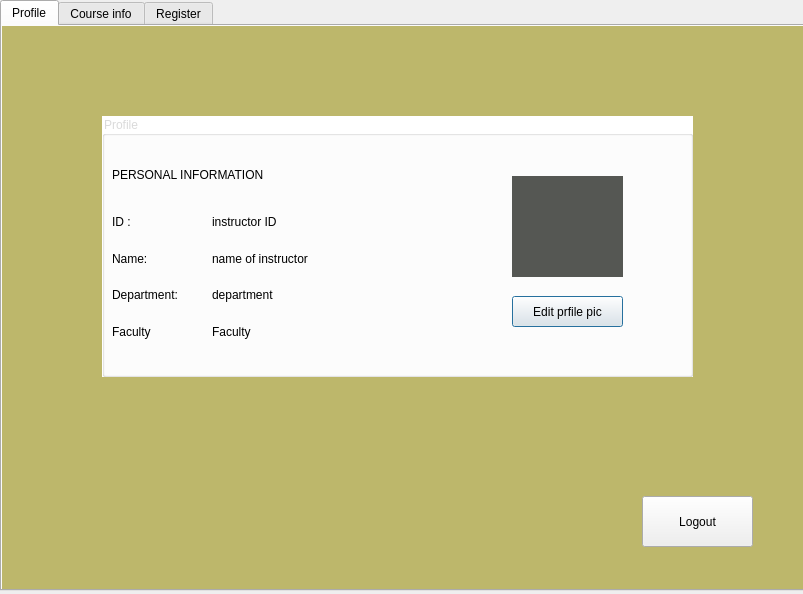
<?xml version="1.0" encoding="UTF-8"?>
<ui version="4.0">
 <class>Instructor</class>
 <widget class="QDialog" name="Instructor">
  <property name="geometry">
   <rect>
    <x>0</x>
    <y>0</y>
    <width>803</width>
    <height>594</height>
   </rect>
  </property>
  <property name="palette">
   <palette>
    <active/>
    <inactive/>
    <disabled/>
   </palette>
  </property>
  <property name="windowTitle">
   <string>Instructor Page</string>
  </property>
  <widget class="QTabWidget" name="instructorpage">
   <property name="geometry">
    <rect>
     <x>0</x>
     <y>0</y>
     <width>841</width>
     <height>591</height>
    </rect>
   </property>
   <property name="styleSheet">
    <string notr="true">#coursetab{
	background-color:  rgb(189,183,107)
}
#profiletab{
	background-color:  rgb(189,183,107)
}</string>
   </property>
   <property name="currentIndex">
    <number>0</number>
   </property>
   <widget class="QWidget" name="profiletab">
    <attribute name="title">
     <string>Profile</string>
    </attribute>
    <widget class="QGroupBox" name="instructorprofile">
     <property name="geometry">
      <rect>
       <x>100</x>
       <y>90</y>
       <width>591</width>
       <height>261</height>
      </rect>
     </property>
     <property name="palette">
      <palette>
       <active>
        <colorrole role="WindowText">
         <brush brushstyle="SolidPattern">
          <color alpha="255">
           <red>218</red>
           <green>218</green>
           <blue>218</blue>
          </color>
         </brush>
        </colorrole>
        <colorrole role="Button">
         <brush brushstyle="SolidPattern">
          <color alpha="255">
           <red>255</red>
           <green>255</green>
           <blue>255</blue>
          </color>
         </brush>
        </colorrole>
        <colorrole role="Base">
         <brush brushstyle="SolidPattern">
          <color alpha="255">
           <red>255</red>
           <green>255</green>
           <blue>255</blue>
          </color>
         </brush>
        </colorrole>
        <colorrole role="Window">
         <brush brushstyle="SolidPattern">
          <color alpha="255">
           <red>255</red>
           <green>255</green>
           <blue>255</blue>
          </color>
         </brush>
        </colorrole>
       </active>
       <inactive>
        <colorrole role="WindowText">
         <brush brushstyle="SolidPattern">
          <color alpha="255">
           <red>218</red>
           <green>218</green>
           <blue>218</blue>
          </color>
         </brush>
        </colorrole>
        <colorrole role="Button">
         <brush brushstyle="SolidPattern">
          <color alpha="255">
           <red>255</red>
           <green>255</green>
           <blue>255</blue>
          </color>
         </brush>
        </colorrole>
        <colorrole role="Base">
         <brush brushstyle="SolidPattern">
          <color alpha="255">
           <red>255</red>
           <green>255</green>
           <blue>255</blue>
          </color>
         </brush>
        </colorrole>
        <colorrole role="Window">
         <brush brushstyle="SolidPattern">
          <color alpha="255">
           <red>255</red>
           <green>255</green>
           <blue>255</blue>
          </color>
         </brush>
        </colorrole>
       </inactive>
       <disabled>
        <colorrole role="WindowText">
         <brush brushstyle="SolidPattern">
          <color alpha="96">
           <red>164</red>
           <green>166</green>
           <blue>168</blue>
          </color>
         </brush>
        </colorrole>
        <colorrole role="Button">
         <brush brushstyle="SolidPattern">
          <color alpha="255">
           <red>255</red>
           <green>255</green>
           <blue>255</blue>
          </color>
         </brush>
        </colorrole>
        <colorrole role="Base">
         <brush brushstyle="SolidPattern">
          <color alpha="255">
           <red>255</red>
           <green>255</green>
           <blue>255</blue>
          </color>
         </brush>
        </colorrole>
        <colorrole role="Window">
         <brush brushstyle="SolidPattern">
          <color alpha="255">
           <red>255</red>
           <green>255</green>
           <blue>255</blue>
          </color>
         </brush>
        </colorrole>
       </disabled>
      </palette>
     </property>
     <property name="styleSheet">
      <string notr="true">#instructorprofile{
	background-color: white
}</string>
     </property>
     <property name="title">
      <string>Profile</string>
     </property>
     <widget class="QLabel" name="label_5">
      <property name="geometry">
       <rect>
        <x>10</x>
        <y>50</y>
        <width>191</width>
        <height>17</height>
       </rect>
      </property>
      <property name="palette">
       <palette>
        <active>
         <colorrole role="WindowText">
          <brush brushstyle="SolidPattern">
           <color alpha="255">
            <red>0</red>
            <green>0</green>
            <blue>0</blue>
           </color>
          </brush>
         </colorrole>
         <colorrole role="Text">
          <brush brushstyle="SolidPattern">
           <color alpha="255">
            <red>0</red>
            <green>0</green>
            <blue>0</blue>
           </color>
          </brush>
         </colorrole>
         <colorrole role="ButtonText">
          <brush brushstyle="SolidPattern">
           <color alpha="255">
            <red>0</red>
            <green>0</green>
            <blue>0</blue>
           </color>
          </brush>
         </colorrole>
         <colorrole role="PlaceholderText">
          <brush brushstyle="NoBrush">
           <color alpha="128">
            <red>0</red>
            <green>0</green>
            <blue>0</blue>
           </color>
          </brush>
         </colorrole>
        </active>
        <inactive>
         <colorrole role="WindowText">
          <brush brushstyle="SolidPattern">
           <color alpha="255">
            <red>0</red>
            <green>0</green>
            <blue>0</blue>
           </color>
          </brush>
         </colorrole>
         <colorrole role="Text">
          <brush brushstyle="SolidPattern">
           <color alpha="255">
            <red>0</red>
            <green>0</green>
            <blue>0</blue>
           </color>
          </brush>
         </colorrole>
         <colorrole role="ButtonText">
          <brush brushstyle="SolidPattern">
           <color alpha="255">
            <red>0</red>
            <green>0</green>
            <blue>0</blue>
           </color>
          </brush>
         </colorrole>
         <colorrole role="PlaceholderText">
          <brush brushstyle="NoBrush">
           <color alpha="128">
            <red>0</red>
            <green>0</green>
            <blue>0</blue>
           </color>
          </brush>
         </colorrole>
        </inactive>
        <disabled>
         <colorrole role="WindowText">
          <brush brushstyle="SolidPattern">
           <color alpha="255">
            <red>0</red>
            <green>0</green>
            <blue>0</blue>
           </color>
          </brush>
         </colorrole>
         <colorrole role="Text">
          <brush brushstyle="SolidPattern">
           <color alpha="255">
            <red>0</red>
            <green>0</green>
            <blue>0</blue>
           </color>
          </brush>
         </colorrole>
         <colorrole role="ButtonText">
          <brush brushstyle="SolidPattern">
           <color alpha="255">
            <red>0</red>
            <green>0</green>
            <blue>0</blue>
           </color>
          </brush>
         </colorrole>
         <colorrole role="PlaceholderText">
          <brush brushstyle="NoBrush">
           <color alpha="128">
            <red>0</red>
            <green>0</green>
            <blue>0</blue>
           </color>
          </brush>
         </colorrole>
        </disabled>
       </palette>
      </property>
      <property name="styleSheet">
       <string notr="true">#label_2{
	color: black
}</string>
      </property>
      <property name="text">
       <string>PERSONAL INFORMATION</string>
      </property>
     </widget>
     <widget class="QWidget" name="layoutWidget">
      <property name="geometry">
       <rect>
        <x>10</x>
        <y>90</y>
        <width>93</width>
        <height>141</height>
       </rect>
      </property>
      <layout class="QVBoxLayout" name="verticalLayout">
       <item>
        <widget class="QLabel" name="label_6">
         <property name="palette">
          <palette>
           <active>
            <colorrole role="WindowText">
             <brush brushstyle="SolidPattern">
              <color alpha="255">
               <red>0</red>
               <green>0</green>
               <blue>0</blue>
              </color>
             </brush>
            </colorrole>
            <colorrole role="Text">
             <brush brushstyle="SolidPattern">
              <color alpha="255">
               <red>0</red>
               <green>0</green>
               <blue>0</blue>
              </color>
             </brush>
            </colorrole>
            <colorrole role="ButtonText">
             <brush brushstyle="SolidPattern">
              <color alpha="255">
               <red>0</red>
               <green>0</green>
               <blue>0</blue>
              </color>
             </brush>
            </colorrole>
            <colorrole role="PlaceholderText">
             <brush brushstyle="NoBrush">
              <color alpha="128">
               <red>0</red>
               <green>0</green>
               <blue>0</blue>
              </color>
             </brush>
            </colorrole>
           </active>
           <inactive>
            <colorrole role="WindowText">
             <brush brushstyle="SolidPattern">
              <color alpha="255">
               <red>0</red>
               <green>0</green>
               <blue>0</blue>
              </color>
             </brush>
            </colorrole>
            <colorrole role="Text">
             <brush brushstyle="SolidPattern">
              <color alpha="255">
               <red>0</red>
               <green>0</green>
               <blue>0</blue>
              </color>
             </brush>
            </colorrole>
            <colorrole role="ButtonText">
             <brush brushstyle="SolidPattern">
              <color alpha="255">
               <red>0</red>
               <green>0</green>
               <blue>0</blue>
              </color>
             </brush>
            </colorrole>
            <colorrole role="PlaceholderText">
             <brush brushstyle="NoBrush">
              <color alpha="128">
               <red>0</red>
               <green>0</green>
               <blue>0</blue>
              </color>
             </brush>
            </colorrole>
           </inactive>
           <disabled>
            <colorrole role="WindowText">
             <brush brushstyle="SolidPattern">
              <color alpha="255">
               <red>0</red>
               <green>0</green>
               <blue>0</blue>
              </color>
             </brush>
            </colorrole>
            <colorrole role="Text">
             <brush brushstyle="SolidPattern">
              <color alpha="255">
               <red>0</red>
               <green>0</green>
               <blue>0</blue>
              </color>
             </brush>
            </colorrole>
            <colorrole role="ButtonText">
             <brush brushstyle="SolidPattern">
              <color alpha="255">
               <red>0</red>
               <green>0</green>
               <blue>0</blue>
              </color>
             </brush>
            </colorrole>
            <colorrole role="PlaceholderText">
             <brush brushstyle="NoBrush">
              <color alpha="128">
               <red>0</red>
               <green>0</green>
               <blue>0</blue>
              </color>
             </brush>
            </colorrole>
           </disabled>
          </palette>
         </property>
         <property name="styleSheet">
          <string notr="true">#label_2{
	color: black
}</string>
         </property>
         <property name="text">
          <string>ID : </string>
         </property>
        </widget>
       </item>
       <item>
        <widget class="QLabel" name="label_7">
         <property name="palette">
          <palette>
           <active>
            <colorrole role="WindowText">
             <brush brushstyle="SolidPattern">
              <color alpha="255">
               <red>0</red>
               <green>0</green>
               <blue>0</blue>
              </color>
             </brush>
            </colorrole>
            <colorrole role="Text">
             <brush brushstyle="SolidPattern">
              <color alpha="255">
               <red>0</red>
               <green>0</green>
               <blue>0</blue>
              </color>
             </brush>
            </colorrole>
            <colorrole role="ButtonText">
             <brush brushstyle="SolidPattern">
              <color alpha="255">
               <red>0</red>
               <green>0</green>
               <blue>0</blue>
              </color>
             </brush>
            </colorrole>
            <colorrole role="PlaceholderText">
             <brush brushstyle="NoBrush">
              <color alpha="128">
               <red>0</red>
               <green>0</green>
               <blue>0</blue>
              </color>
             </brush>
            </colorrole>
           </active>
           <inactive>
            <colorrole role="WindowText">
             <brush brushstyle="SolidPattern">
              <color alpha="255">
               <red>0</red>
               <green>0</green>
               <blue>0</blue>
              </color>
             </brush>
            </colorrole>
            <colorrole role="Text">
             <brush brushstyle="SolidPattern">
              <color alpha="255">
               <red>0</red>
               <green>0</green>
               <blue>0</blue>
              </color>
             </brush>
            </colorrole>
            <colorrole role="ButtonText">
             <brush brushstyle="SolidPattern">
              <color alpha="255">
               <red>0</red>
               <green>0</green>
               <blue>0</blue>
              </color>
             </brush>
            </colorrole>
            <colorrole role="PlaceholderText">
             <brush brushstyle="NoBrush">
              <color alpha="128">
               <red>0</red>
               <green>0</green>
               <blue>0</blue>
              </color>
             </brush>
            </colorrole>
           </inactive>
           <disabled>
            <colorrole role="WindowText">
             <brush brushstyle="SolidPattern">
              <color alpha="255">
               <red>0</red>
               <green>0</green>
               <blue>0</blue>
              </color>
             </brush>
            </colorrole>
            <colorrole role="Text">
             <brush brushstyle="SolidPattern">
              <color alpha="255">
               <red>0</red>
               <green>0</green>
               <blue>0</blue>
              </color>
             </brush>
            </colorrole>
            <colorrole role="ButtonText">
             <brush brushstyle="SolidPattern">
              <color alpha="255">
               <red>0</red>
               <green>0</green>
               <blue>0</blue>
              </color>
             </brush>
            </colorrole>
            <colorrole role="PlaceholderText">
             <brush brushstyle="NoBrush">
              <color alpha="128">
               <red>0</red>
               <green>0</green>
               <blue>0</blue>
              </color>
             </brush>
            </colorrole>
           </disabled>
          </palette>
         </property>
         <property name="styleSheet">
          <string notr="true">#label_2{
	color: black
}</string>
         </property>
         <property name="text">
          <string>Name: </string>
         </property>
        </widget>
       </item>
       <item>
        <widget class="QLabel" name="label_2">
         <property name="palette">
          <palette>
           <active>
            <colorrole role="WindowText">
             <brush brushstyle="SolidPattern">
              <color alpha="255">
               <red>0</red>
               <green>0</green>
               <blue>0</blue>
              </color>
             </brush>
            </colorrole>
            <colorrole role="Text">
             <brush brushstyle="SolidPattern">
              <color alpha="255">
               <red>0</red>
               <green>0</green>
               <blue>0</blue>
              </color>
             </brush>
            </colorrole>
            <colorrole role="ButtonText">
             <brush brushstyle="SolidPattern">
              <color alpha="255">
               <red>0</red>
               <green>0</green>
               <blue>0</blue>
              </color>
             </brush>
            </colorrole>
            <colorrole role="PlaceholderText">
             <brush brushstyle="SolidPattern">
              <color alpha="255">
               <red>0</red>
               <green>0</green>
               <blue>0</blue>
              </color>
             </brush>
            </colorrole>
           </active>
           <inactive>
            <colorrole role="WindowText">
             <brush brushstyle="SolidPattern">
              <color alpha="255">
               <red>0</red>
               <green>0</green>
               <blue>0</blue>
              </color>
             </brush>
            </colorrole>
            <colorrole role="Text">
             <brush brushstyle="SolidPattern">
              <color alpha="255">
               <red>0</red>
               <green>0</green>
               <blue>0</blue>
              </color>
             </brush>
            </colorrole>
            <colorrole role="ButtonText">
             <brush brushstyle="SolidPattern">
              <color alpha="255">
               <red>0</red>
               <green>0</green>
               <blue>0</blue>
              </color>
             </brush>
            </colorrole>
            <colorrole role="PlaceholderText">
             <brush brushstyle="SolidPattern">
              <color alpha="255">
               <red>0</red>
               <green>0</green>
               <blue>0</blue>
              </color>
             </brush>
            </colorrole>
           </inactive>
           <disabled>
            <colorrole role="WindowText">
             <brush brushstyle="SolidPattern">
              <color alpha="255">
               <red>0</red>
               <green>0</green>
               <blue>0</blue>
              </color>
             </brush>
            </colorrole>
            <colorrole role="Text">
             <brush brushstyle="SolidPattern">
              <color alpha="255">
               <red>0</red>
               <green>0</green>
               <blue>0</blue>
              </color>
             </brush>
            </colorrole>
            <colorrole role="ButtonText">
             <brush brushstyle="SolidPattern">
              <color alpha="255">
               <red>0</red>
               <green>0</green>
               <blue>0</blue>
              </color>
             </brush>
            </colorrole>
            <colorrole role="PlaceholderText">
             <brush brushstyle="SolidPattern">
              <color alpha="255">
               <red>0</red>
               <green>0</green>
               <blue>0</blue>
              </color>
             </brush>
            </colorrole>
           </disabled>
          </palette>
         </property>
         <property name="styleSheet">
          <string notr="true">#label_2{
	color: black
}</string>
         </property>
         <property name="text">
          <string>Department: </string>
         </property>
        </widget>
       </item>
       <item>
        <widget class="QLabel" name="label_14">
         <property name="palette">
          <palette>
           <active>
            <colorrole role="WindowText">
             <brush brushstyle="SolidPattern">
              <color alpha="255">
               <red>0</red>
               <green>0</green>
               <blue>0</blue>
              </color>
             </brush>
            </colorrole>
            <colorrole role="Text">
             <brush brushstyle="SolidPattern">
              <color alpha="255">
               <red>0</red>
               <green>0</green>
               <blue>0</blue>
              </color>
             </brush>
            </colorrole>
            <colorrole role="ButtonText">
             <brush brushstyle="SolidPattern">
              <color alpha="255">
               <red>0</red>
               <green>0</green>
               <blue>0</blue>
              </color>
             </brush>
            </colorrole>
            <colorrole role="PlaceholderText">
             <brush brushstyle="SolidPattern">
              <color alpha="255">
               <red>0</red>
               <green>0</green>
               <blue>0</blue>
              </color>
             </brush>
            </colorrole>
           </active>
           <inactive>
            <colorrole role="WindowText">
             <brush brushstyle="SolidPattern">
              <color alpha="255">
               <red>0</red>
               <green>0</green>
               <blue>0</blue>
              </color>
             </brush>
            </colorrole>
            <colorrole role="Text">
             <brush brushstyle="SolidPattern">
              <color alpha="255">
               <red>0</red>
               <green>0</green>
               <blue>0</blue>
              </color>
             </brush>
            </colorrole>
            <colorrole role="ButtonText">
             <brush brushstyle="SolidPattern">
              <color alpha="255">
               <red>0</red>
               <green>0</green>
               <blue>0</blue>
              </color>
             </brush>
            </colorrole>
            <colorrole role="PlaceholderText">
             <brush brushstyle="SolidPattern">
              <color alpha="255">
               <red>0</red>
               <green>0</green>
               <blue>0</blue>
              </color>
             </brush>
            </colorrole>
           </inactive>
           <disabled>
            <colorrole role="WindowText">
             <brush brushstyle="SolidPattern">
              <color alpha="255">
               <red>0</red>
               <green>0</green>
               <blue>0</blue>
              </color>
             </brush>
            </colorrole>
            <colorrole role="Text">
             <brush brushstyle="SolidPattern">
              <color alpha="255">
               <red>0</red>
               <green>0</green>
               <blue>0</blue>
              </color>
             </brush>
            </colorrole>
            <colorrole role="ButtonText">
             <brush brushstyle="SolidPattern">
              <color alpha="255">
               <red>0</red>
               <green>0</green>
               <blue>0</blue>
              </color>
             </brush>
            </colorrole>
            <colorrole role="PlaceholderText">
             <brush brushstyle="SolidPattern">
              <color alpha="255">
               <red>0</red>
               <green>0</green>
               <blue>0</blue>
              </color>
             </brush>
            </colorrole>
           </disabled>
          </palette>
         </property>
         <property name="styleSheet">
          <string notr="true">#label_2{
	color: black
}</string>
         </property>
         <property name="text">
          <string>Faculty</string>
         </property>
        </widget>
       </item>
      </layout>
     </widget>
     <widget class="QWidget" name="layoutWidget">
      <property name="geometry">
       <rect>
        <x>110</x>
        <y>90</y>
        <width>176</width>
        <height>141</height>
       </rect>
      </property>
      <layout class="QVBoxLayout" name="verticalLayout_2">
       <item>
        <widget class="QLabel" name="instructorID">
         <property name="text">
          <string>instructor ID</string>
         </property>
        </widget>
       </item>
       <item>
        <widget class="QLabel" name="instructorName">
         <property name="text">
          <string>name of instructor</string>
         </property>
        </widget>
       </item>
       <item>
        <widget class="QLabel" name="deptName">
         <property name="text">
          <string>department</string>
         </property>
        </widget>
       </item>
       <item>
        <widget class="QLabel" name="faculty">
         <property name="text">
          <string>Faculty</string>
         </property>
        </widget>
       </item>
      </layout>
     </widget>
     <widget class="QLabel" name="frame">
      <property name="geometry">
       <rect>
        <x>410</x>
        <y>60</y>
        <width>111</width>
        <height>101</height>
       </rect>
      </property>
      <property name="styleSheet">
       <string notr="true">background-color: rgb(85, 87, 83);
border-top-color: rgb(0, 0, 0);
border-color: rgb(0, 0, 0);
border-right-color: rgb(0, 0, 0);
border-bottom-color: rgb(0, 0, 0);
border-left-color: rgb(0, 0, 0);
</string>
      </property>
      <property name="text">
       <string/>
      </property>
     </widget>
     <widget class="QPushButton" name="EditButton">
      <property name="geometry">
       <rect>
        <x>410</x>
        <y>180</y>
        <width>111</width>
        <height>31</height>
       </rect>
      </property>
      <property name="text">
       <string>Edit prfile pic</string>
      </property>
     </widget>
    </widget>
    <widget class="QPushButton" name="logoutButton">
     <property name="geometry">
      <rect>
       <x>640</x>
       <y>470</y>
       <width>111</width>
       <height>51</height>
      </rect>
     </property>
     <property name="text">
      <string>Logout</string>
     </property>
    </widget>
   </widget>
   <widget class="QWidget" name="coursetab">
    <attribute name="title">
     <string>Course info</string>
    </attribute>
    <widget class="QGroupBox" name="courses_assigned">
     <property name="geometry">
      <rect>
       <x>60</x>
       <y>40</y>
       <width>671</width>
       <height>241</height>
      </rect>
     </property>
     <property name="palette">
      <palette>
       <active>
        <colorrole role="WindowText">
         <brush brushstyle="SolidPattern">
          <color alpha="255">
           <red>0</red>
           <green>0</green>
           <blue>0</blue>
          </color>
         </brush>
        </colorrole>
        <colorrole role="Button">
         <brush brushstyle="SolidPattern">
          <color alpha="255">
           <red>255</red>
           <green>255</green>
           <blue>255</blue>
          </color>
         </brush>
        </colorrole>
        <colorrole role="Base">
         <brush brushstyle="SolidPattern">
          <color alpha="255">
           <red>255</red>
           <green>255</green>
           <blue>255</blue>
          </color>
         </brush>
        </colorrole>
        <colorrole role="Window">
         <brush brushstyle="SolidPattern">
          <color alpha="255">
           <red>255</red>
           <green>255</green>
           <blue>255</blue>
          </color>
         </brush>
        </colorrole>
       </active>
       <inactive>
        <colorrole role="WindowText">
         <brush brushstyle="SolidPattern">
          <color alpha="255">
           <red>0</red>
           <green>0</green>
           <blue>0</blue>
          </color>
         </brush>
        </colorrole>
        <colorrole role="Button">
         <brush brushstyle="SolidPattern">
          <color alpha="255">
           <red>255</red>
           <green>255</green>
           <blue>255</blue>
          </color>
         </brush>
        </colorrole>
        <colorrole role="Base">
         <brush brushstyle="SolidPattern">
          <color alpha="255">
           <red>255</red>
           <green>255</green>
           <blue>255</blue>
          </color>
         </brush>
        </colorrole>
        <colorrole role="Window">
         <brush brushstyle="SolidPattern">
          <color alpha="255">
           <red>255</red>
           <green>255</green>
           <blue>255</blue>
          </color>
         </brush>
        </colorrole>
       </inactive>
       <disabled>
        <colorrole role="WindowText">
         <brush brushstyle="SolidPattern">
          <color alpha="255">
           <red>190</red>
           <green>190</green>
           <blue>190</blue>
          </color>
         </brush>
        </colorrole>
        <colorrole role="Button">
         <brush brushstyle="SolidPattern">
          <color alpha="255">
           <red>255</red>
           <green>255</green>
           <blue>255</blue>
          </color>
         </brush>
        </colorrole>
        <colorrole role="Base">
         <brush brushstyle="SolidPattern">
          <color alpha="255">
           <red>255</red>
           <green>255</green>
           <blue>255</blue>
          </color>
         </brush>
        </colorrole>
        <colorrole role="Window">
         <brush brushstyle="SolidPattern">
          <color alpha="255">
           <red>255</red>
           <green>255</green>
           <blue>255</blue>
          </color>
         </brush>
        </colorrole>
       </disabled>
      </palette>
     </property>
     <property name="styleSheet">
      <string notr="true">#courses_assigned{
	background-color: white
}</string>
     </property>
     <property name="title">
      <string>Courses Assigned</string>
     </property>
     <widget class="QTableWidget" name="courseAssignedTable">
      <property name="geometry">
       <rect>
        <x>0</x>
        <y>20</y>
        <width>671</width>
        <height>221</height>
       </rect>
      </property>
     </widget>
    </widget>
    <widget class="QGroupBox" name="courses_assigned_2">
     <property name="geometry">
      <rect>
       <x>70</x>
       <y>310</y>
       <width>671</width>
       <height>241</height>
      </rect>
     </property>
     <property name="palette">
      <palette>
       <active/>
       <inactive/>
       <disabled/>
      </palette>
     </property>
     <property name="styleSheet">
      <string notr="true">#courses_assigned{
	background-color: white
}</string>
     </property>
     <property name="title">
      <string>Courses info</string>
     </property>
     <widget class="QTableWidget" name="courseInfoTable">
      <property name="geometry">
       <rect>
        <x>0</x>
        <y>20</y>
        <width>671</width>
        <height>221</height>
       </rect>
      </property>
     </widget>
    </widget>
   </widget>
   <widget class="QWidget" name="registertab">
    <attribute name="title">
     <string>Register</string>
    </attribute>
    <widget class="QGroupBox" name="groupBox">
     <property name="geometry">
      <rect>
       <x>40</x>
       <y>50</y>
       <width>381</width>
       <height>431</height>
      </rect>
     </property>
     <property name="font">
      <font>
       <bold>true</bold>
      </font>
     </property>
     <property name="styleSheet">
      <string notr="true">#groupBox{
	background-color:  rgb(189,183,107);
}</string>
     </property>
     <property name="title">
      <string>Register Student</string>
     </property>
     <widget class="QLabel" name="label_9">
      <property name="geometry">
       <rect>
        <x>10</x>
        <y>40</y>
        <width>121</width>
        <height>17</height>
       </rect>
      </property>
      <property name="text">
       <string>Student ID</string>
      </property>
     </widget>
     <widget class="QLabel" name="label_10">
      <property name="geometry">
       <rect>
        <x>20</x>
        <y>110</y>
        <width>71</width>
        <height>17</height>
       </rect>
      </property>
      <property name="font">
       <font>
        <bold>false</bold>
       </font>
      </property>
      <property name="text">
       <string>Course ID</string>
      </property>
     </widget>
     <widget class="QLineEdit" name="studentID">
      <property name="geometry">
       <rect>
        <x>10</x>
        <y>60</y>
        <width>113</width>
        <height>25</height>
       </rect>
      </property>
      <property name="styleSheet">
       <string notr="true">#lineEdit_2{
	background-color: white;
}</string>
      </property>
     </widget>
     <widget class="QPushButton" name="registerButton">
      <property name="geometry">
       <rect>
        <x>10</x>
        <y>360</y>
        <width>89</width>
        <height>25</height>
       </rect>
      </property>
      <property name="text">
       <string>Register</string>
      </property>
     </widget>
     <widget class="QLabel" name="label_11">
      <property name="geometry">
       <rect>
        <x>10</x>
        <y>170</y>
        <width>111</width>
        <height>17</height>
       </rect>
      </property>
      <property name="font">
       <font>
        <bold>false</bold>
       </font>
      </property>
      <property name="text">
       <string>Group number</string>
      </property>
     </widget>
     <widget class="QComboBox" name="courseIDBox">
      <property name="geometry">
       <rect>
        <x>10</x>
        <y>130</y>
        <width>111</width>
        <height>25</height>
       </rect>
      </property>
     </widget>
     <widget class="QLabel" name="label_12">
      <property name="geometry">
       <rect>
        <x>10</x>
        <y>230</y>
        <width>111</width>
        <height>17</height>
       </rect>
      </property>
      <property name="font">
       <font>
        <bold>false</bold>
       </font>
      </property>
      <property name="text">
       <string>Semester</string>
      </property>
     </widget>
     <widget class="QLabel" name="label_13">
      <property name="geometry">
       <rect>
        <x>10</x>
        <y>290</y>
        <width>111</width>
        <height>17</height>
       </rect>
      </property>
      <property name="font">
       <font>
        <bold>false</bold>
       </font>
      </property>
      <property name="text">
       <string>Year</string>
      </property>
     </widget>
     <widget class="QLineEdit" name="groupLineEdit">
      <property name="geometry">
       <rect>
        <x>10</x>
        <y>190</y>
        <width>113</width>
        <height>25</height>
       </rect>
      </property>
      <property name="styleSheet">
       <string notr="true">#lineEdit_2{
	background-color: white;
}</string>
      </property>
     </widget>
     <widget class="QLineEdit" name="semesterLineEdit">
      <property name="geometry">
       <rect>
        <x>10</x>
        <y>250</y>
        <width>113</width>
        <height>25</height>
       </rect>
      </property>
      <property name="styleSheet">
       <string notr="true">#lineEdit_2{
	background-color: white;
}</string>
      </property>
     </widget>
     <widget class="QLineEdit" name="yearLineEdit">
      <property name="geometry">
       <rect>
        <x>10</x>
        <y>310</y>
        <width>113</width>
        <height>25</height>
       </rect>
      </property>
      <property name="styleSheet">
       <string notr="true">#lineEdit_2{
	background-color: white;
}</string>
      </property>
     </widget>
    </widget>
   </widget>
  </widget>
 </widget>
 <resources/>
 <connections/>
</ui>
